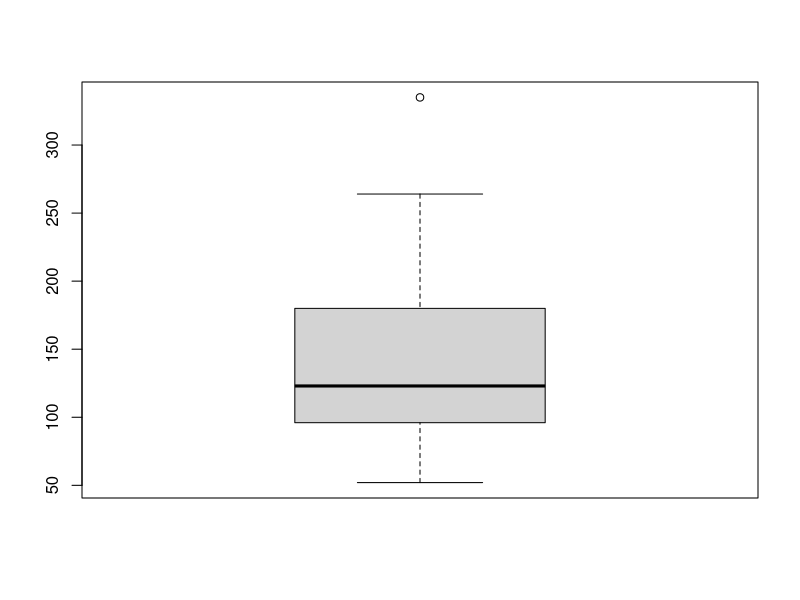
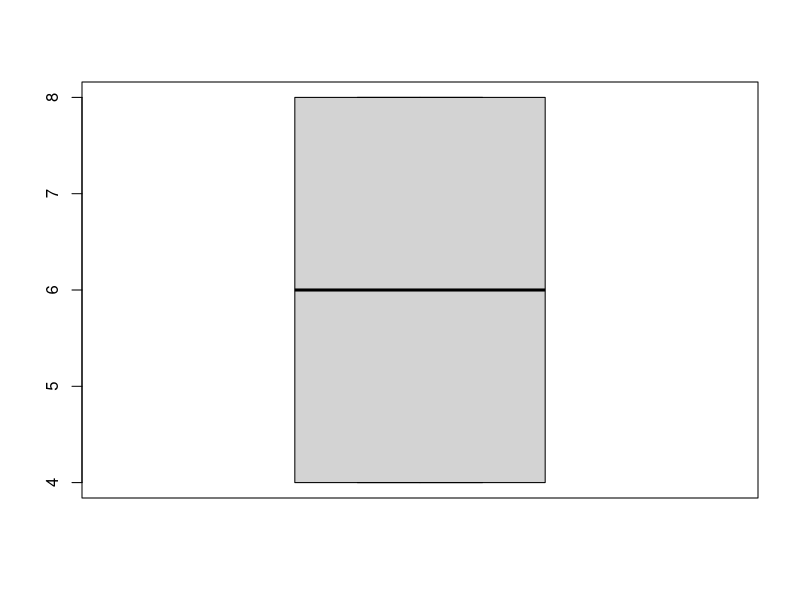
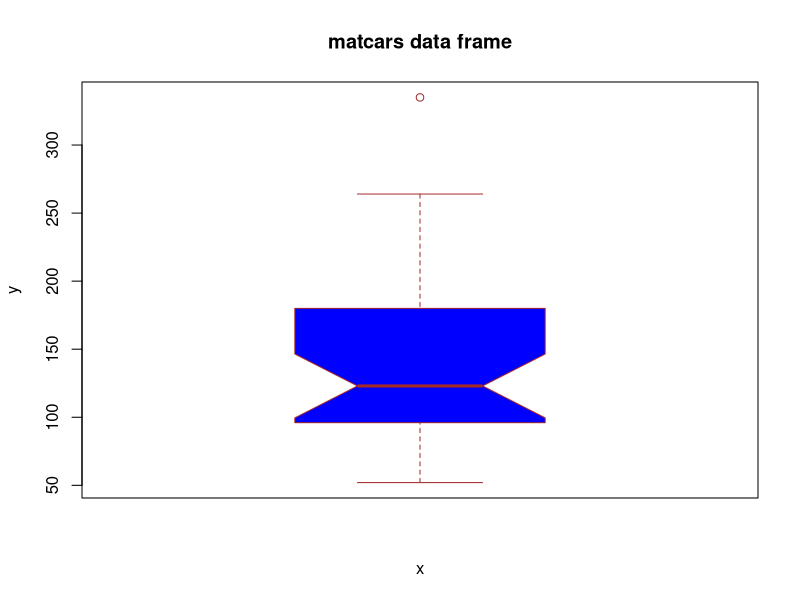
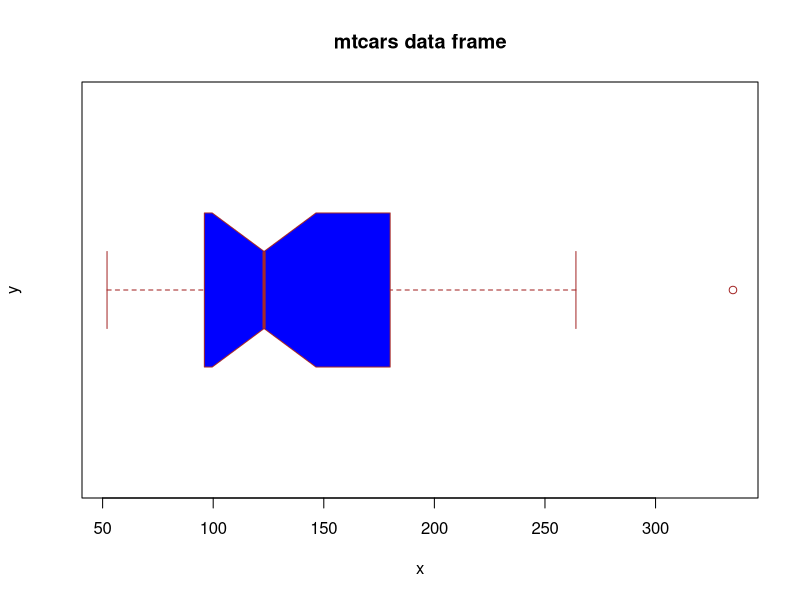
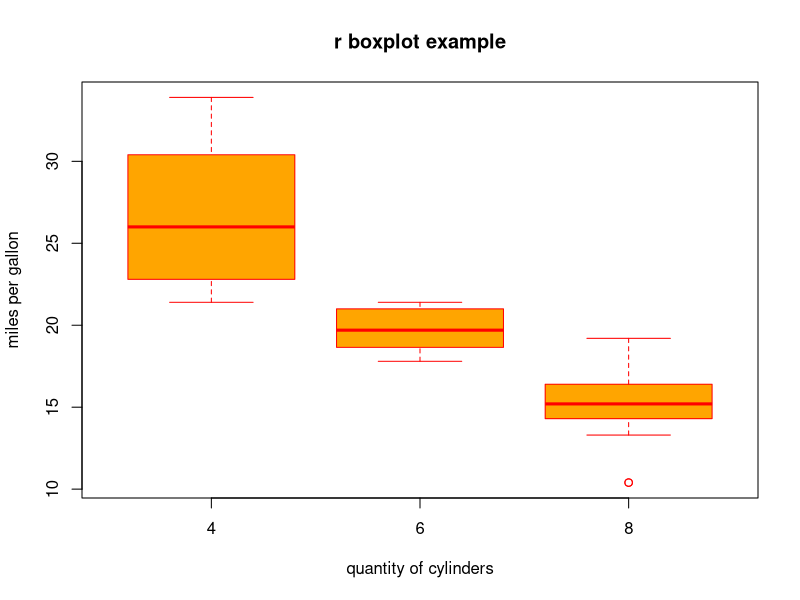
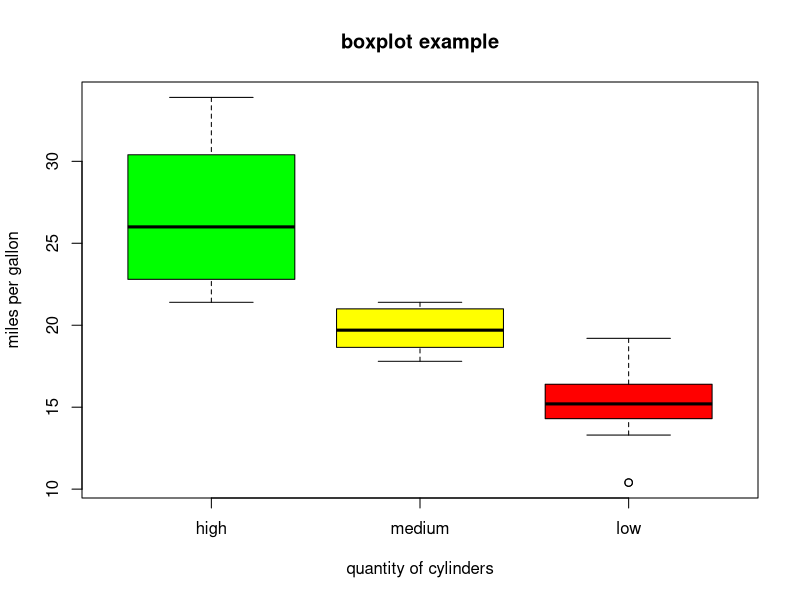

Here is the R script that generated these plots, in order:

# box plot ----------------------------------------------------------------

# A box graph is a chart that is used to display information in the form of distribution by drawing boxplots
# for each of them. This distribution of data is based on five sets 
# (minimum, first quartile, median, third quartile, and maximum).


# Syntax: boxplot(x, data, notch, varwidth, names, main)
# 
# Parameters: 
#   
#   x: This parameter sets as a vector or a formula.
# data: This parameter sets the data frame.
# notch: This parameter is the label for horizontal axis.
# varwidth: This parameter is a logical value. Set as true to draw width of the box proportionate to the sample size.
# main: This parameter is the title of the chart.
# names: This parameter are the group labels that will be showed under each boxplot.

names(mtcars)
View(mtcars)
boxplot(mtcars$hp)
boxplot(mtcars$cyl)


boxplot(mtcars$hp,main="matcars data frame",
        xlab="x",
        ylab="y",
        col="blue",
        border="brown",
        horizontal = FALSE,
        notch = TRUE
        
        )



boxplot(mtcars$hp,main="mtcars data frame",
        xlab="x",
        ylab="y",
        col="blue",
        border="brown",
        horizontal = TRUE,
        notch = TRUE
        
)
# boxplot from formula 
# the function boxplot () can also take in formulas of the form y~x 
# where, y is numeric vector which is grouped according to the value of x


names(mtcars)
boxplot(mpg ~ cyl, data = mtcars,xlab = "quantity of cylinders",ylab = "miles per gallon",
        main="r boxplot example",col="orange",border="red")

# boxplot using notch 
# in r we can draw a boxplot using a notch. it helps us to find out how the medians of different data groups match with
# each other

boxplot(mpg~cyl ,data=mtcars,
        xlab="quantity of cylinders",
        ylab="miles per gallon",
        main="boxplot example",
        notch=FALSE,
        varwidth=FALSE,# to set width of box
        col=c("green",'yellow',"red"),
        names=c("high","medium","low")
        
        
        )










